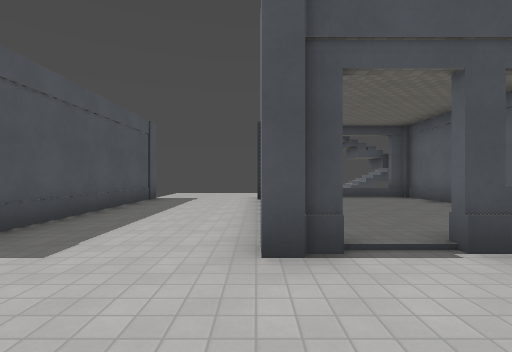
[1] (above)

18 first-person views from a walk through a level from a Godot 3-D game. The camera is 1.4 m above the floor, looks level and sees 85° across. The floor is counted in squares, 2 m on a side. Each view is taken from the middle of a square. On the plan, view 1 faces up. The plan holds only what a view shows up to about 9 squares ahead; the rest is blank. The place goes on beyond the plan. Characters and animated objects are left out. Surface patterns are stand-ins for the level's own textures.

[2]
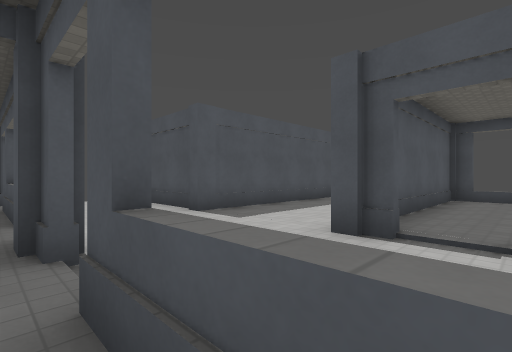

[3]
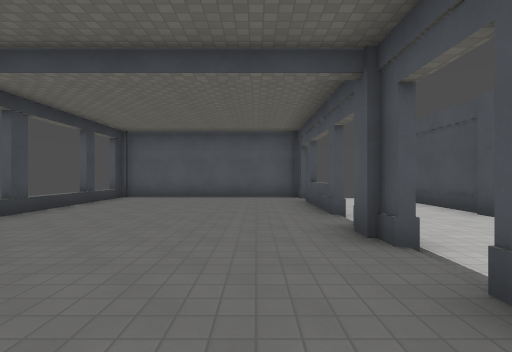

[4]
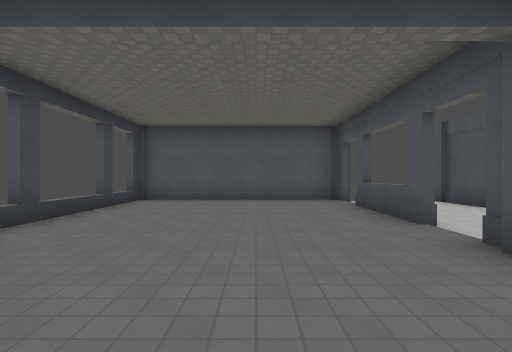

[5]
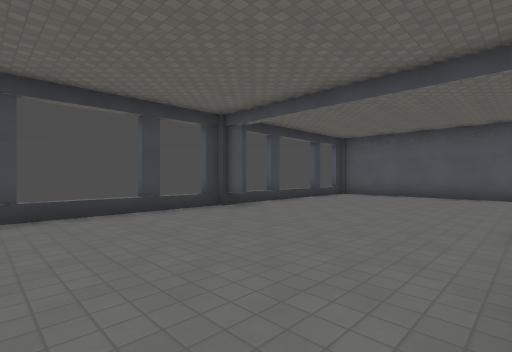

[6]
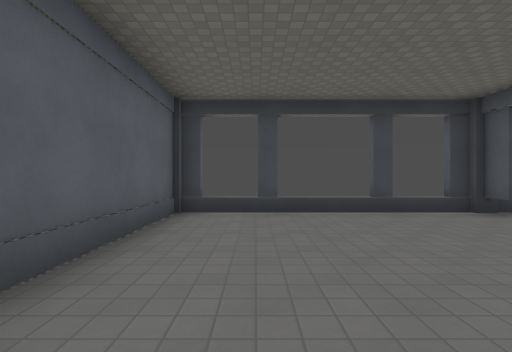

[7]
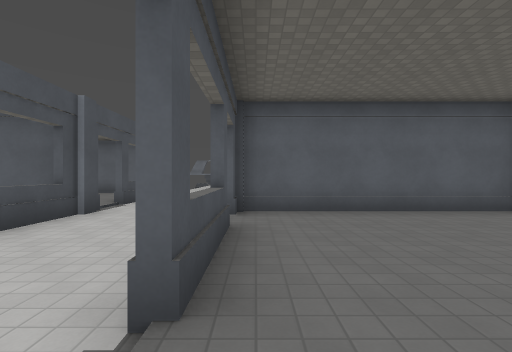

[8]
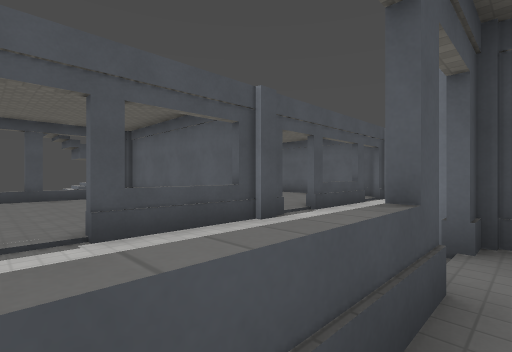

[9]
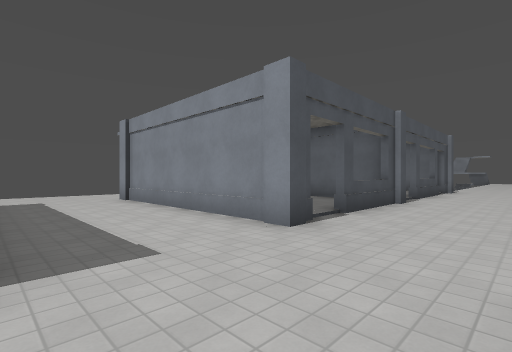

[10]
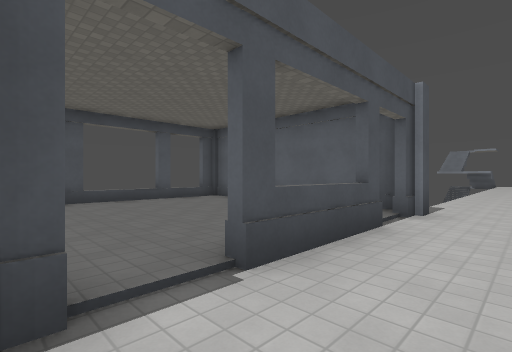

[11]
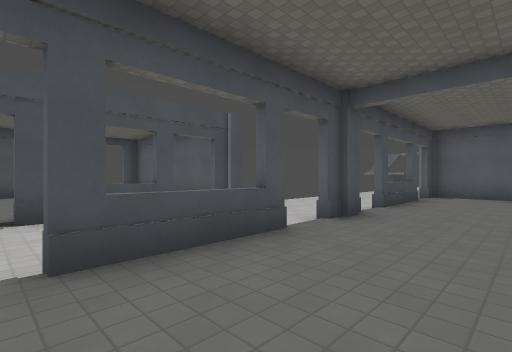

[12]
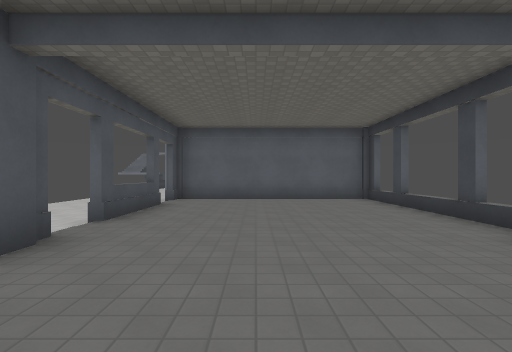

[13]
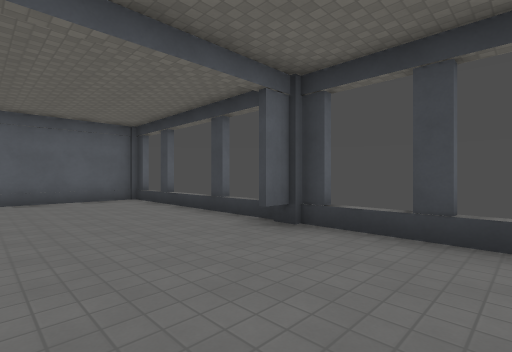

[14]
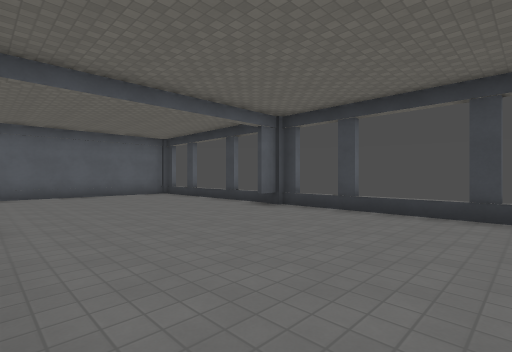

[15]
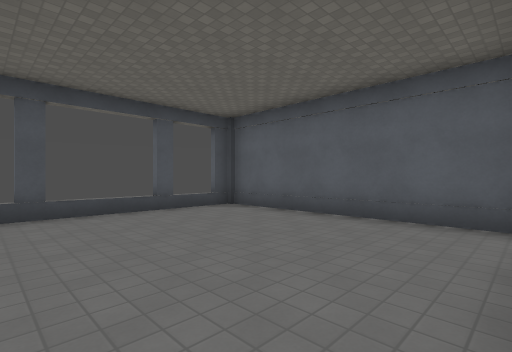

[16]
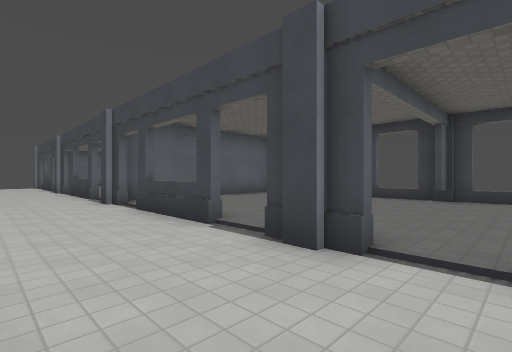

[17]
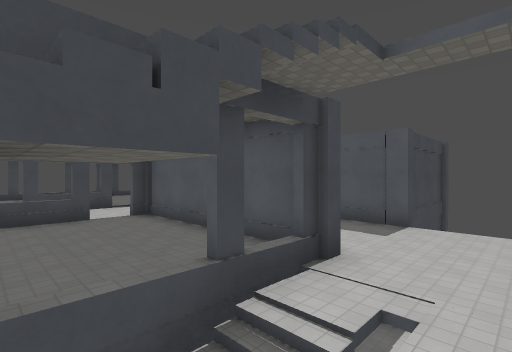

[18]
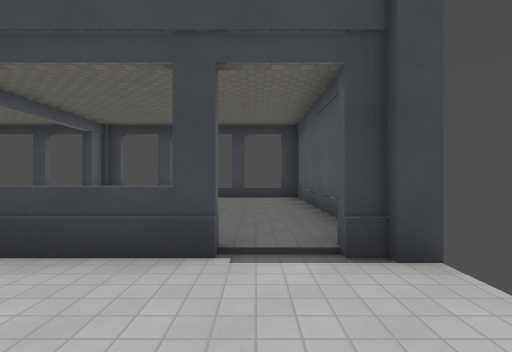

### Floor plan
Key: @ floor where view 1 was taken; # wall or solid block; x gap in a wall; . floor; / step, stairs or slope; = window, fence, low wall or low ledge; ^ raised ledge.
Columns run from 8 left of view 1 to 19 right of it. Each row starts with its distance up from view 1.
 11      .....  /
 10      .....
  9     #...#xx^x#^x^xx#
  8     #...#....#.....#
  7     #...#....#.....#
  6     #...#....#.....#
  5     #...#....#.....#
  4     #...#....#.....#
  3  ####...#.#^##.^^#.#
  2  ..........................
  1  ...........................
  0 ##.==..#@==....==..#.==....=
 -1 #............#...........#
 -2 #............#...........#
 -3 #............#...........#
 -4 #............#...........#
 -5 #............#...........#
 -6 #......#.....#.....#.....#
 -7  x   xx#   xx    xx#   xx

Where each view was taken, in squares from view 1:
view 1: 0 up, 0 right, facing up
view 2: 1 down, 2 right, facing up-left
view 3: 2 down, 2 right, facing left
view 4: 3 down, 1 right, facing left
view 5: 1 down, 3 right, facing down-left
view 6: 1 down, 3 right, facing down
view 7: 1 down, 1 left, facing right
view 8: 1 down, 1 right, facing up-right
view 9: 0 up, 3 left, facing up-right
view 10: 1 up, 5 right, facing up-right
view 11: 3 down, 6 right, facing up-right
view 12: 3 down, 8 right, facing right
view 13: 3 down, 8 right, facing down-right
view 14: 1 down, 6 right, facing down-right
view 15: 3 up, 6 right, facing up-right
view 16: 2 up, 9 right, facing down-right
view 17: 11 up, 4 right, facing down-left
view 18: 2 up, 6 left, facing down
